Frame 1 (no input): blank canvas, image omitted
Frame 60 (no input): blank canvas, image omitted
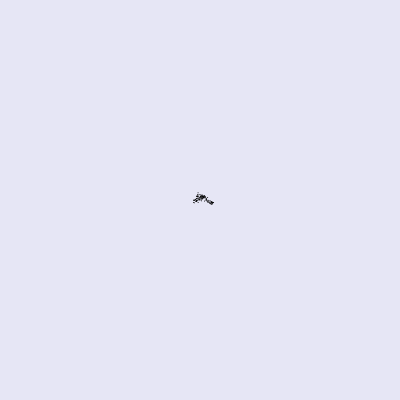
Frame 120 (the mouse pressed at the canvas centre since frame 60)

The p5.js sketch whose frames 1 and 60 were blank and that drew this single picture after the mouse press (run headless with seeded random() and noise() and a simulated clock; from frame 60 on, the mouse is pressed at the canvas centre):

// p5.js sketch
// ── sketch.js
let walker;

function setup() {
  createCanvas(400, 400);
  walker = new Walker();
  background(230, 230, 245);
}

function draw() {
  // background(255);
  walker.show();
  walker.step();
}

class Walker {
  constructor() {
    this.x = width / 2;
    this.y = height / 2;
  }

  show() {
    stroke(0);
    point(this.x, this.y);
  }

  step() {
    let xstep = 2 * random(-1, 1);
    let ystep = 2 * random(-1, 1);
    this.x += xstep;
    this.y += ystep;
  }

  // step() {
  //   let choice = floor(random(4));
  //   if (choice === 0) {
  //     this.x++;
  //   } else if (choice === 1) {
  //     this.x--;
  //   } else if (choice === 2) {
  //     this.y++;
  //   } else {
  //     this.y--;
  //   }
}
